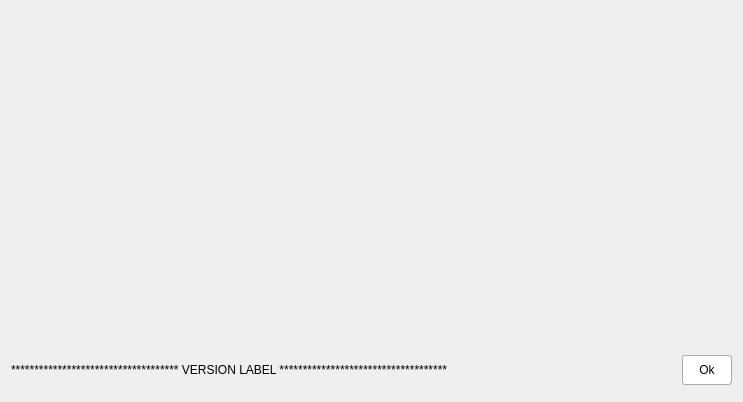
<?xml version="1.0" encoding="UTF-8"?>
<ui version="4.0">
 <class>DialogAbout</class>
 <widget class="QDialog" name="DialogAbout">
  <property name="windowModality">
   <enum>Qt::WindowModal</enum>
  </property>
  <property name="geometry">
   <rect>
    <x>0</x>
    <y>0</y>
    <width>743</width>
    <height>402</height>
   </rect>
  </property>
  <property name="windowTitle">
   <string>About</string>
  </property>
  <property name="styleSheet">
   <string notr="true">QDialog {
background-image: url(:/about/background);
}
QPushButton {
        border: 1px solid #AAAAAA;
        border-radius: 3px;
        background: rgb(255, 255, 255);
        color: black;


        height: 30px;
}
QPushButton:hover{
        background: solid #f0bf8e;
}
QPushButton:pressed {
        background: solid #f07f10;
        padding-top: 1px;
}
QPushButton:!enabled
{
    color: solid #AAAAAA;
    border: 1px solid #AAAAAA;;
}
QpushButton:focus
{
selection-color: yellow;
}

QListWidget
{
 border: 1px solid #8f8f91;
}
QListWidget::item:selected
{color: #333538;
}
QListWidget::item
{ color: #212121;
border: 2px solid #afafaf;
}


QLineEdit {
border: 1px solid #8f8f91;
border-radius: 0px;
background-color: white;
min-width: 80px;
}

QListWidget
{
 border: 1px solid #8f8f91;
}
QListWidget::item:selected
{color: #333538;
}
QListWidget::item
{ color: #212121;
border: 2px solid #afafaf;
}


QComboBox
{
    color:black;
    background-color: white;
    border-color: rgba(0,0,0,100%);
    border: 1px solid #8f8f91;
    border-width: 1px;
    border-style: solid;
}

QComboBox QListView
{
    border-style: solid;
    background-color: white;
     border: 1px solid #8f8f91;
}

QComboBox::drop-down
{  background-color: white;
    width: 20px;
    border: 1px;
    border-color:black;
    border-left-style:none;
    border-top-style: noner;
    border-bottom-style: none;
    border-right-style: none;
}

QComboBox::down-arrow
{
    image: url(:/images/comboicon);
    width: 16px;
    height: 16px;
}

QMenu 
{
	background: rgb(38,38,38);
    color: white;
    border: 1px solid rgb(60,60,60);
}

&quot;QToolBar&quot;
{ background-color: rgb(38,38,38); 
  background-image: url(:/icons/toolbar/background); 
  background-position: right;
  background-repeat: no-repeat;
}

QToolBar QToolButton:hover 
{
	background : rgb(60,60,60);
}

QToolBar QToolButton:pressed 
{
	background : rgb(50,50,50);
}</string>
  </property>
  <property name="modal">
   <bool>true</bool>
  </property>
  <layout class="QGridLayout" name="gridLayout">
   <item row="0" column="0">
    <spacer name="verticalSpacer">
     <property name="orientation">
      <enum>Qt::Vertical</enum>
     </property>
     <property name="sizeType">
      <enum>QSizePolicy::Preferred</enum>
     </property>
     <property name="sizeHint" stdset="0">
      <size>
       <width>20</width>
       <height>343</height>
      </size>
     </property>
    </spacer>
   </item>
   <item row="1" column="0">
    <layout class="QHBoxLayout" name="horizontalLayout">
     <property name="bottomMargin">
      <number>0</number>
     </property>
     <item>
      <widget class="QLabel" name="label_version">
       <property name="sizePolicy">
        <sizepolicy hsizetype="Preferred" vsizetype="Preferred">
         <horstretch>0</horstretch>
         <verstretch>0</verstretch>
        </sizepolicy>
       </property>
       <property name="text">
        <string>************************************ VERSION LABEL ************************************</string>
       </property>
       <property name="wordWrap">
        <bool>false</bool>
       </property>
      </widget>
     </item>
     <item>
      <widget class="QPushButton" name="pushButto_ok">
       <property name="sizePolicy">
        <sizepolicy hsizetype="Preferred" vsizetype="Preferred">
         <horstretch>0</horstretch>
         <verstretch>0</verstretch>
        </sizepolicy>
       </property>
       <property name="maximumSize">
        <size>
         <width>50</width>
         <height>30</height>
        </size>
       </property>
       <property name="text">
        <string>Ok</string>
       </property>
       <property name="icon">
        <iconset resource="../sentinel-admin.qrc">
         <normaloff>:/icons/toolbar/ok_t</normaloff>:/icons/toolbar/ok_t</iconset>
       </property>
       <property name="flat">
        <bool>false</bool>
       </property>
      </widget>
     </item>
    </layout>
   </item>
   <item row="2" column="0">
    <spacer name="verticalSpacer_2">
     <property name="orientation">
      <enum>Qt::Vertical</enum>
     </property>
     <property name="sizeType">
      <enum>QSizePolicy::Minimum</enum>
     </property>
     <property name="sizeHint" stdset="0">
      <size>
       <width>40</width>
       <height>5</height>
      </size>
     </property>
    </spacer>
   </item>
  </layout>
 </widget>
 <tabstops>
  <tabstop>pushButto_ok</tabstop>
 </tabstops>
 <resources>
  <include location="../sentinel-admin.qrc"/>
 </resources>
 <connections/>
</ui>
